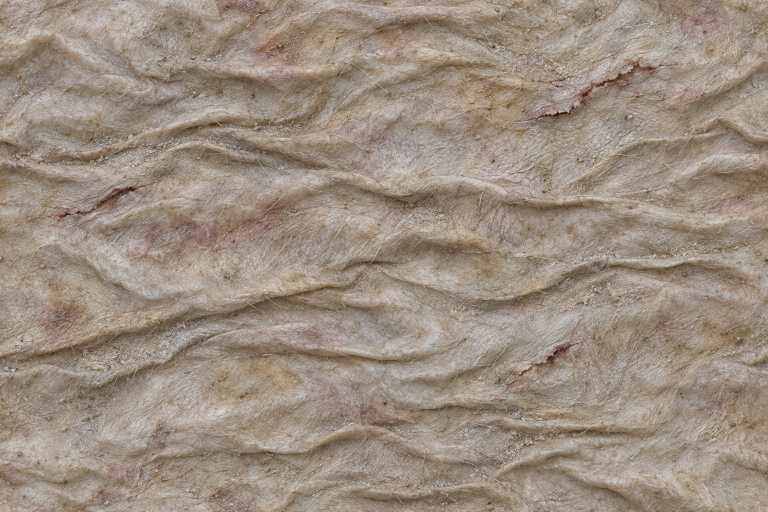
#> input picture assets-src/breath/dead/src/deadhide.jpg, 1536 x 1024 px (shown at 1/2 size)
$ python make-hide.py
#> lines starting #> are read from the running program, lines starting #| are printed output that depends on the picture
# Makes the sheet of the dead one's hide from its generated picture.
# Run: python3 assets-src/breath/dead/make-hide.py   (numpy, pillow, scipy)
# Reads assets-src/breath/dead/src/deadhide.jpg. Writes public/assets/breath/dead/hide.jpg (colour, sRGB) and hide-h.png (height, one
# channel). The sheet is laid mirrored at each repeat, so its edges are left as they are.
import os
import numpy as np
from PIL import Image
from scipy.ndimage import gaussian_filter

ROOT = os.path.abspath(os.path.join(os.path.dirname(__file__), '..', '..', '..'))
LUMA = np.array([0.2126, 0.7152, 0.0722], dtype=np.float32)
src = Image.open(os.path.join(ROOT, 'assets-src', 'breath', 'dead', 'src', 'deadhide.jpg')).convert('RGB').resize((1536, 1024), Image.LANCZOS)
#> src is the input picture: PIL image 1536x1024 RGB; mean R, G, B 156.6, 141.4, 127.9
f = np.asarray(src).astype(np.float32)
lum = f @ LUMA
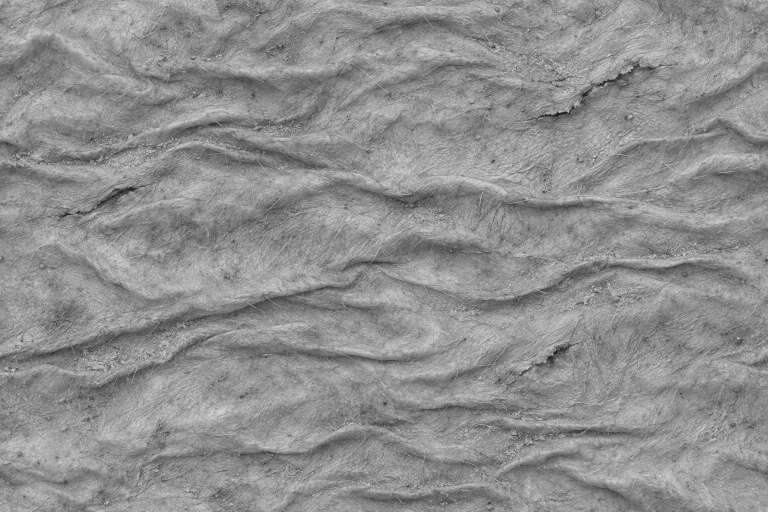
#> lum: shape (1024, 1536) float32 (shown at 1/2 size); min 14.88, max 227.8, mean 143.6
broad = gaussian_filter(lum, 300, mode='mirror')
f = f * (1 + 0.7 * (broad.mean() / np.maximum(broad, 1) - 1))[:, :, None]
out = os.path.join(ROOT, 'public', 'assets', 'breath', 'dead')
Image.fromarray(np.clip(f, 0, 255).astype(np.uint8)).save(os.path.join(out, 'hide.jpg'), quality=90)
lum = (f @ LUMA) / 255
# Height: the crest of a fold is pale and a crease is dark. The bristles and the specks are colour, not relief.
hgt = 0.4 * gaussian_filter(lum, 2.5, mode='mirror') + 0.6 * gaussian_filter(lum, 8, mode='mirror') - gaussian_filter(lum, 150, mode='mirror')
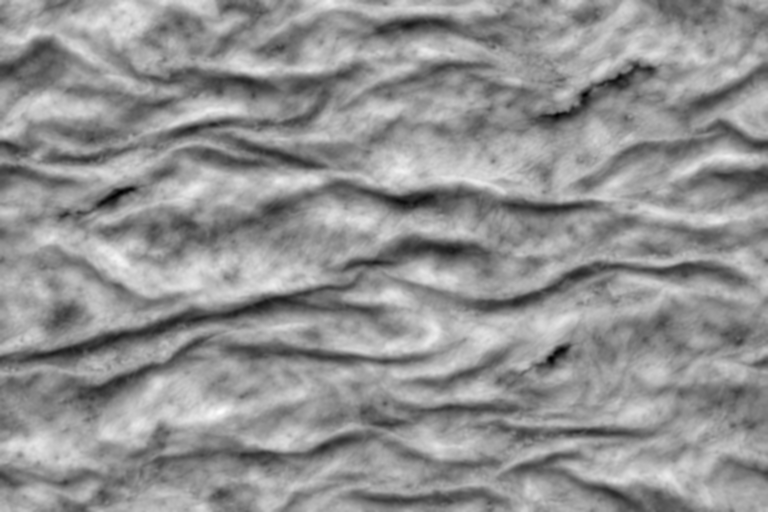
#> hgt: shape (1024, 1536) float32 (shown at 1/2 size); min -0.255, max 0.189, mean 4.81e-06; drawn with min black and max white
hgt = np.clip(0.5 + (hgt - hgt.mean()) / hgt.std() * 0.2, 0, 1)
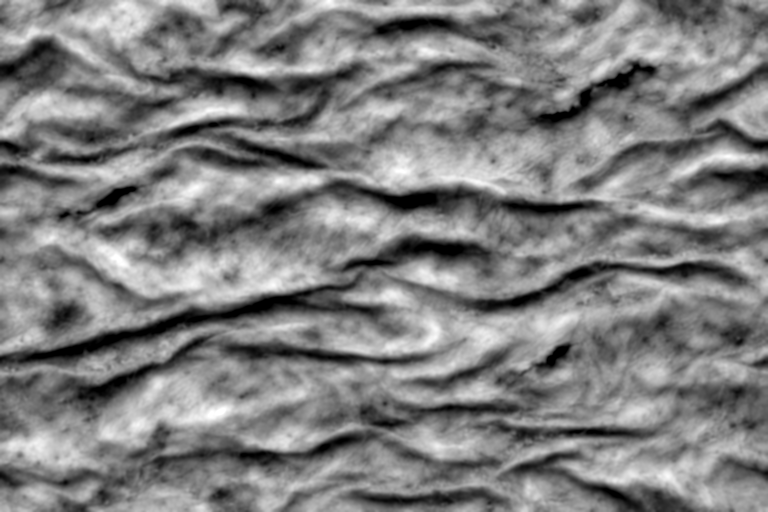
#> hgt: shape (1024, 1536) float32 (shown at 1/2 size); min 0, max 1, mean 0.501
Image.fromarray((hgt * 255).astype(np.uint8)).save(os.path.join(out, 'hide-h.png'), optimize=True)
mean = ((np.clip(f, 0, 255) / 255) ** 2.2).reshape(-1, 3).mean(axis=0)
#> mean = [0.351, 0.284, 0.232]
print('hide mean', [round(float(v), 3) for v in mean])
#| hide mean [0.351, 0.284, 0.232]
